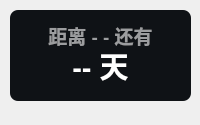
<?xml version="1.0" encoding="UTF-8"?>
<ui version="4.0">
 <class>Theme</class>
 <widget class="QWidget" name="Form">
  <property name="geometry">
   <rect>
    <x>0</x>
    <y>0</y>
    <width>200</width>
    <height>125</height>
   </rect>
  </property>
  <property name="minimumSize">
   <size>
    <width>0</width>
    <height>0</height>
   </size>
  </property>
  <property name="maximumSize">
   <size>
    <width>16777215</width>
    <height>65536</height>
   </size>
  </property>
  <property name="windowTitle">
   <string>倒计日</string>
  </property>
  <widget class="QLabel" name="countdown_custom_title">
   <property name="geometry">
    <rect>
     <x>20</x>
     <y>20</y>
     <width>161</width>
     <height>31</height>
    </rect>
   </property>
   <property name="font">
    <font>
     <family>Microsoft YaHei UI</family>
     <pointsize>14</pointsize>
     <weight>75</weight>
     <bold>true</bold>
    </font>
   </property>
   <property name="styleSheet">
    <string notr="true">color: rgba(255, 255, 255, 150);
font-weight: bold;</string>
   </property>
   <property name="text">
    <string>距离 - - 还有</string>
   </property>
   <property name="textFormat">
    <enum>Qt::PlainText</enum>
   </property>
   <property name="alignment">
    <set>Qt::AlignCenter</set>
   </property>
  </widget>
  <widget class="QLabel" name="custom_countdown">
   <property name="geometry">
    <rect>
     <x>20</x>
     <y>30</y>
     <width>161</width>
     <height>71</height>
    </rect>
   </property>
   <property name="font">
    <font>
     <family>Microsoft YaHei UI</family>
     <pointsize>22</pointsize>
     <weight>75</weight>
     <bold>true</bold>
    </font>
   </property>
   <property name="styleSheet">
    <string notr="true">border: none;
color: rgba(255, 255, 255, 255);
font-weight: bold</string>
   </property>
   <property name="text">
    <string>-- 天</string>
   </property>
   <property name="textFormat">
    <enum>Qt::PlainText</enum>
   </property>
   <property name="alignment">
    <set>Qt::AlignCenter</set>
   </property>
  </widget>
  <widget class="QLabel" name="backgnd">
   <property name="geometry">
    <rect>
     <x>10</x>
     <y>10</y>
     <width>181</width>
     <height>91</height>
    </rect>
   </property>
   <property name="styleSheet">
    <string notr="true">background-color: rgba(15, 18, 22, 255);
border-radius: 8px</string>
   </property>
   <property name="text">
    <string/>
   </property>
  </widget>
  <zorder>backgnd</zorder>
  <zorder>countdown_custom_title</zorder>
  <zorder>custom_countdown</zorder>
 </widget>
 <resources/>
 <connections/>
</ui>
